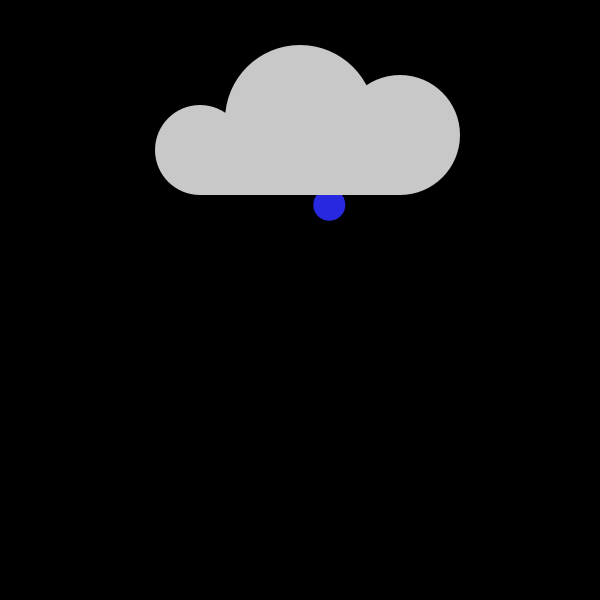
Frame 1 (no input)
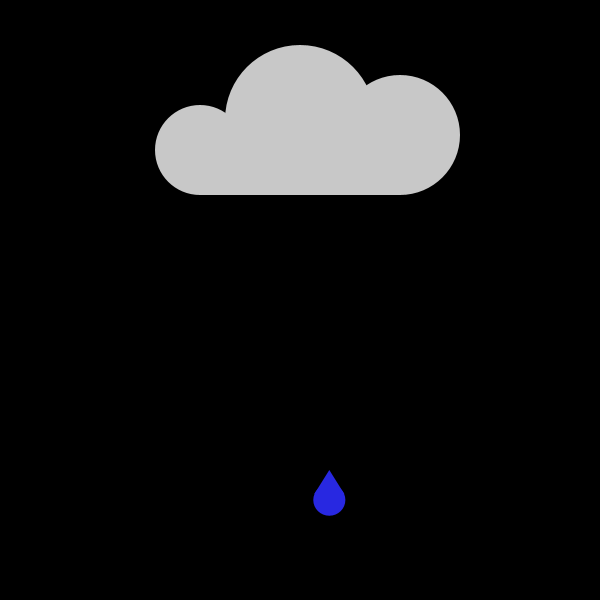
Frame 60 (the mouse pressed at the canvas centre just before this capture)
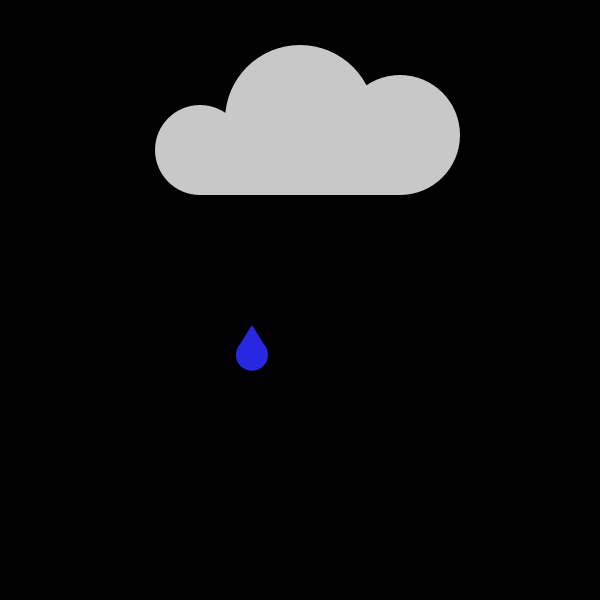
Frame 120 (the mouse held since frame 60 and released just before this capture)

The Processing sketch that drew these frames (run headless with seeded random() and noise(); from frame 60 on, the mouse is pressed at the canvas centre):

// Processing sketch: processing_113744
// ── processing_113744.pde

    rainDrop rain1;
    Sun sun;
    Cloud rainCloud;
    int x;
    int y;                //I decided to initialize some global variable, just because I found out that it was easier to manipulate them from everywhere. Not too sure that 
    int z;                //it's a good thing to do!
    
    color cloud_color;              
    color rain_color;
    color sun_color;          
    int i=0;              //counter variable
    boolean swi=false;    //bolean variables used to jump from a condition to another
    boolean swi2=false;
    
    void setup() {
        size(600,600);
        background(x, y, z);
        frameRate(40);
        
        rain1 = new rainDrop();  //creating the Instance of the classes
        rainCloud = new Cloud();
        sun= new Sun();
    }
     
    void draw() {
      
       rain1.fall();
       rain1.display();
       rainCloud.display(); 
       
       if (i>=7){                           //This is basically all the logic which counts the drops and change the background while the sun is displayed.     
         cloud_color=color(255, 255, 255, 0);
         rain_color=color(255, 255, 255, 0);
         
         background(0,x,y);
         if(!swi){
         y=y+1;
         z=z+1;
         }
         if(y>=100 || z>=100){
        sun.display();
        }
        if( y==255 || z==255) {
        swi=true;
        }
        if(swi==true){
          y=y-1;
          z=z-1;
        }
        if(swi==true && y==0 ||z==0){
          i=0;
          swi=false;
          rain_color = color(40, 40, 225);
          cloud_color = color(200);
        }
      }
    }
        
 
   
// Set up class for cloud.
class Cloud {
    
    float xpos;
    float ypos;
   
    Cloud() {
       cloud_color = color(200);
       xpos = width/2;
       ypos = height/5;
    }
// Method which display the cloud
    void display() {       
       fill(cloud_color);
       ellipse(xpos, ypos, 150, 150);
       ellipse(xpos-100, ypos+30, 90, 90);
       ellipse(xpos+100, ypos+15, 120, 120);
       rect(xpos-100, ypos, 200, 75);
    }
}
//Set up of the Sun class
class Sun {
 
  float xpos;
  float ypos;
  
  boolean swi=false;
  boolean swi2=false;
  Sun(){
        sun_color= color(250, 243, 18);
        xpos= 150;
        ypos= 150;
  }
//method which display the sun
  void display(){
    fill(sun_color);
    ellipse(xpos, ypos, 100,100); 
  }
}
 // Set up the class for the rain drop.
    class rainDrop {
       
        float xpos;
        float ypos;
        float yspeed;
        float dropSize;
       
           rainDrop() {
           rain_color = color(40, 40, 225);
           xpos = random(200, 400);
           ypos = 200;
           yspeed = 5;
           dropSize = .3;
        } 
 //method that displays the raindrop        
     public void display() {
          background(0);
          noStroke();
          fill(rain_color);
          ellipse(xpos, ypos, dropSize*107, dropSize*105);
          triangle(xpos-dropSize*50, ypos-dropSize*20, xpos+dropSize*50, ypos-dropSize*20, xpos, ypos-dropSize*100);     
      }
//method that make the drop to fall      
      void fall() {
          ypos = ypos + yspeed;
          if (ypos > height+40){
             ypos = 200;
             xpos = random(200, 400); 
             i=i+1; //this little variable increment the number of drops
          }
          }
    }
